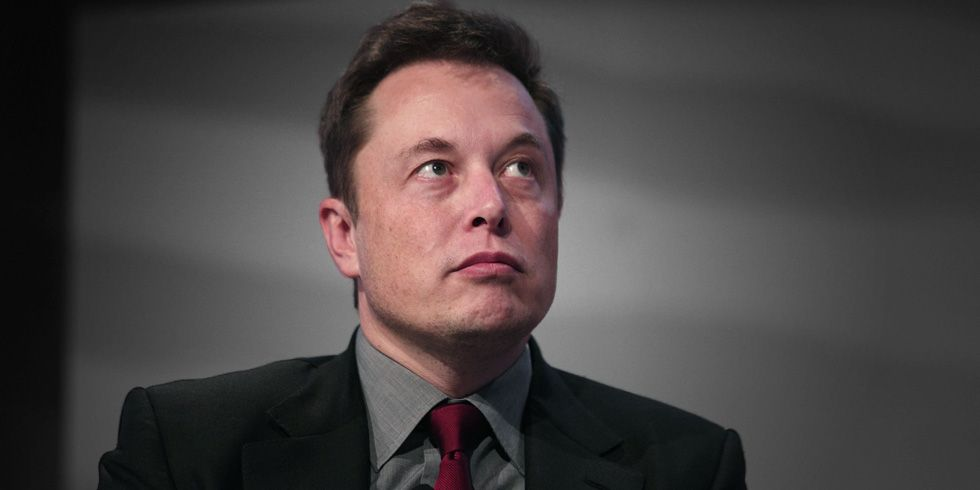
#> input picture Enhancement of Image using Histogram Manipulation/Images/Elon Musk.jpg, 980 x 490 px, found by its file name
$ python 'Load Image.py'
#> lines starting #> are read from the running program, lines starting #| are printed output that depends on the picture
import cv2
import numpy as np

gray_img = cv2.imread('Elon Musk.jpg', cv2.IMREAD_GRAYSCALE)
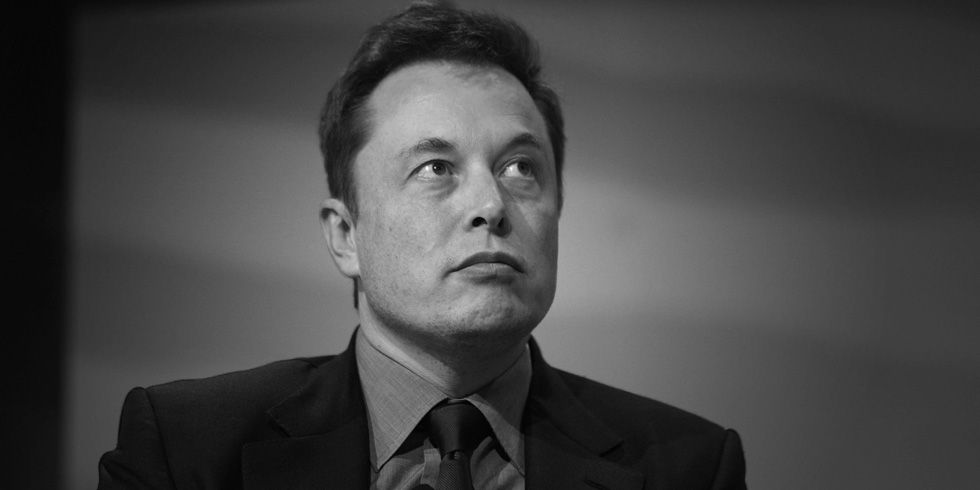
#> gray_img: shape (490, 980); min 0, max 255, mean 69.1
cv2.imshow('RICHEST MAN',gray_img)

while True:
    k = cv2.waitKey(0) & 0xFF
#> (key Esc is pressed here)
    if k == 27: break             # ESC key to exit
cv2.destroyAllWindows()

$ run again, with Enhancement of Image using Histogram Manipulation/Images/Jeff Bezos.jpg copied over Enhancement of Image using Histogram Manipulation/Images/Elon Musk.jpg
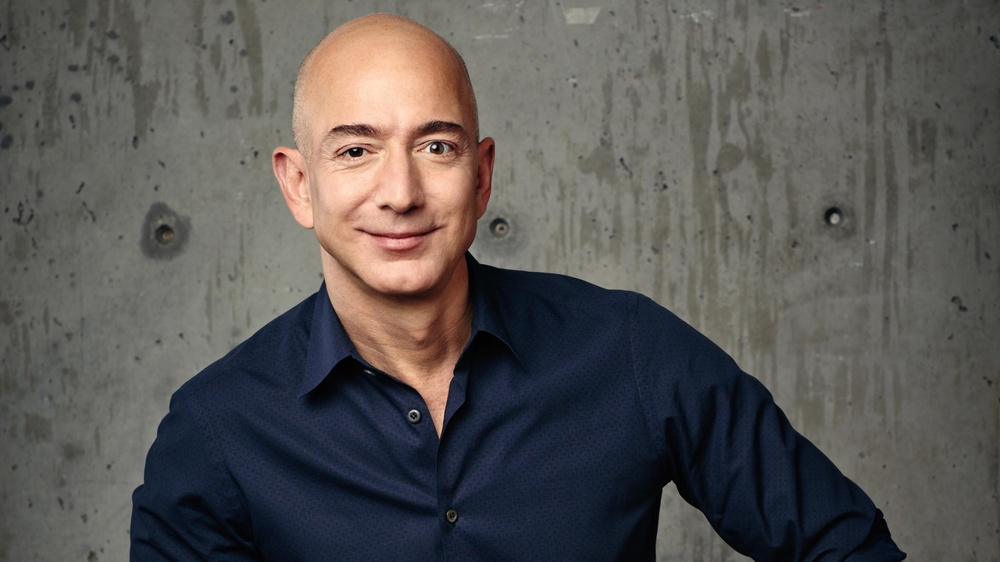
#> input picture Enhancement of Image using Histogram Manipulation/Images/Jeff Bezos.jpg, 1000 x 562 px, shrunk from 3744 x 2106 before the run, found by its file name
#> `gray_img = cv2.imread('Elon Musk.jpg', cv2.IMREAD_GRAYSCALE)`:
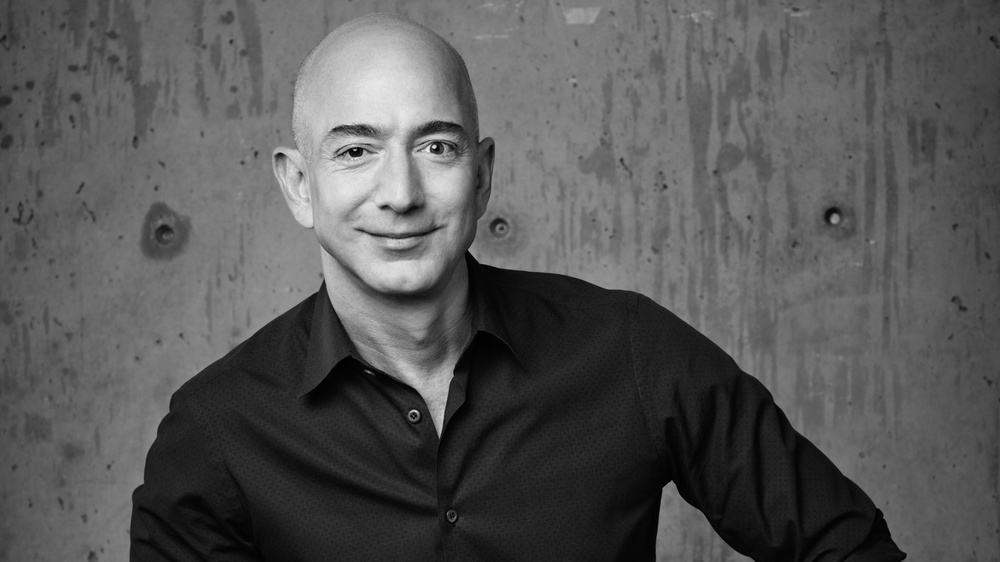
#> gray_img: shape (562, 1000); min 0, max 236, mean 87
